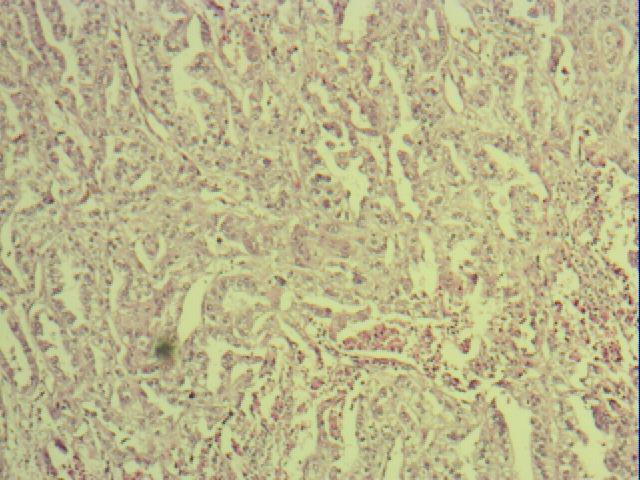
#> input picture dataset/histopathological image dataset for ET/EA/1700208-1.JPG, 640 x 480 px; its folder holds only this picture in this run
$ python preprocess.py
#> lines starting #> are read from the running program, lines starting #| are printed output that depends on the picture
import os
import cv2
import numpy as np
from pathlib import Path
from tqdm import tqdm

# Define paths
DATASET_PATH = Path("data/histopathological image dataset for ET")
PROCESSED_PATH = Path("processed_data")

# Ensure processed data folder exists
PROCESSED_PATH.mkdir(parents=True, exist_ok=True)

# Define target size for resizing
IMG_SIZE = (224, 224)

# Supported image extensions
IMG_EXTENSIONS = {".jpg", ".jpeg", ".png", ".tif", ".tiff"}

# Find all image files
image_paths = [p for p in DATASET_PATH.rglob("*") if p.suffix.lower() in IMG_EXTENSIONS]

if not image_paths:
    print("⚠️ No images found! Check your dataset path.")
    exit()

print(f"Found {len(image_paths)} images! Processing...")

# Process images
for img_path in tqdm(image_paths, desc="🔄 Processing Images"):
    try:
        # Read image
        img = cv2.imread(str(img_path))
#> img is the input picture: shape (480, 640, 3); mean B, G, R 139.9, 181.5, 187
        if img is None:
            print(f"⚠️ Skipping corrupted file: {img_path}")
            continue

        # Resize image
        img_resized = cv2.resize(img, IMG_SIZE)
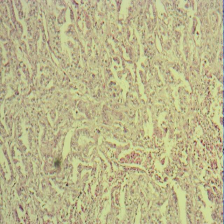
#> img_resized: shape (224, 224, 3); mean B, G, R 139.9, 181.5, 187
        img_normalized = img_resized.astype(np.float32) / 255.0
        rel_path = img_path.relative_to(DATASET_PATH)
        save_path = PROCESSED_PATH / rel_path
        save_path.parent.mkdir(parents=True, exist_ok=True)
        cv2.imwrite(str(save_path), (img_normalized * 255).astype(np.uint8))

    except Exception as e:
        print(f"Error processing {img_path}: {e}")
#> pass 2 of the loop `for img_path in tqdm(image_paths, desc="🔄 Processing Images"):`:
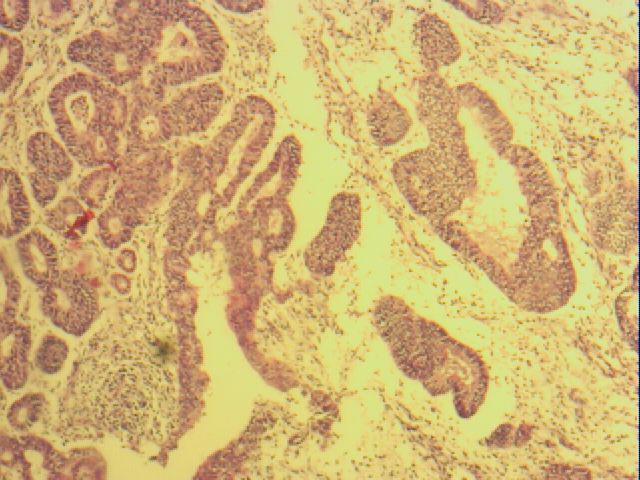
#> input picture dataset/histopathological image dataset for ET/EH/Complex/0125-11.JPG, 640 x 480 px
#> img is the input picture: shape (480, 640, 3); mean B, G, R 116.5, 178.3, 206.6
#> `img_resized = cv2.resize(img, IMG_SIZE)`:
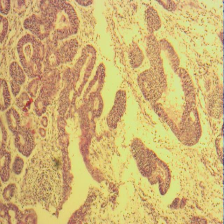
#> img_resized: shape (224, 224, 3); mean B, G, R 116.5, 178.3, 206.6

print("Image preprocessing complete! Processed images saved in `processed_data/`")
